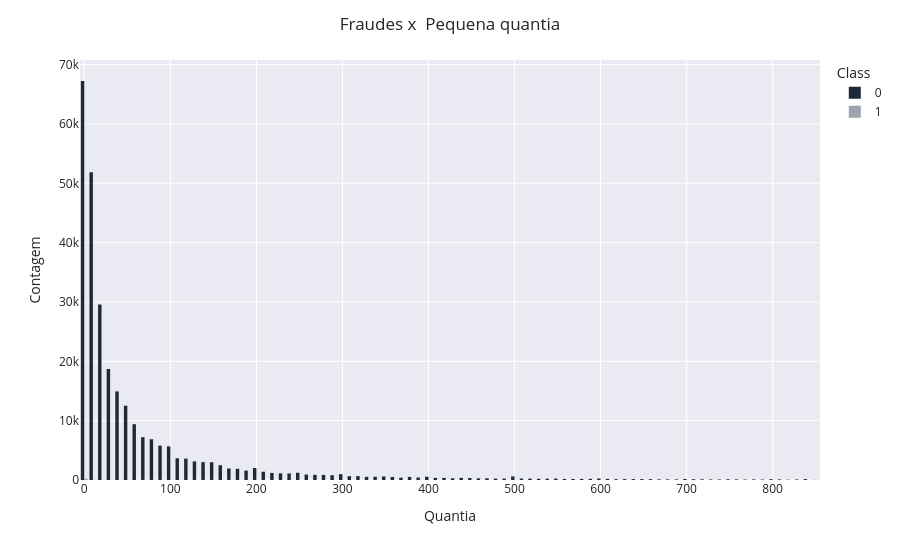

Source (notebook cell):
### Markdown cell above
O Gráfico acima indica que a maioria das transações fraudulentas se encontram num espectro de pequeno valor (até 849 mais ou menos)

### Code cell
'''
É preciso saber quanto das pequenas movimentações são fraudes
'''
pqMov = df[df['Amount']<= 849]

pq_fr = pqMov.groupby(['Amount', 'Class']).size().reset_index(name='Count')

fig = px.histogram(pq_fr,
                   x='Amount',
                   y='Count',
                   color='Class',
                   color_discrete_map={1:'#9CA3AF', 0:'#1F2937'})
fig.update_layout(
    template='seaborn',
    title='Fraudes x  Pequena quantia',
    xaxis_title='Quantia',
    yaxis_title='Contagem',
    barmode='group'
)
fig.show()

### Figure 1 — Plotly figure (JSON) as saved in the notebook; plotly's stock layout.template omitted (floating-point values rounded to 4 significant figures; data arrays with more than 128 entries replaced by an {"elided": "..."} marker saying what was removed)
{"data": [{"bingroup": "x", "histfunc": "sum", "hovertemplate": "Class=0<br>Amount=%{x}<br>sum of Count=%{y}<extra></extra>", "legendgroup": "0", "marker": {"color": "#1F2937", "pattern": {"shape": ""}}, "name": "0", "orientation": "v", "showlegend": true, "x": {"elided": "29416 float values"}, "xaxis": "x", "y": {"elided": "29416 int values"}, "yaxis": "y", "type": "histogram"}, {"bingroup": "x", "histfunc": "sum", "hovertemplate": "Class=1<br>Amount=%{x}<br>sum of Count=%{y}<extra></extra>", "legendgroup": "1", "marker": {"color": "#9CA3AF", "pattern": {"shape": ""}}, "name": "1", "orientation": "v", "showlegend": true, "x": {"elided": "248 float values"}, "xaxis": "x", "y": {"elided": "248 int values"}, "yaxis": "y", "type": "histogram"}], "layout": {"xaxis": {"anchor": "y", "domain": [0.0, 1.0], "title": {"text": "Quantia"}}, "yaxis": {"anchor": "x", "domain": [0.0, 1.0], "title": {"text": "Contagem"}}, "legend": {"title": {"text": "Class"}, "tracegroupgap": 0}, "margin": {"t": 60}, "barmode": "group", "title": {"text": "Fraudes x  Pequena quantia"}}}
